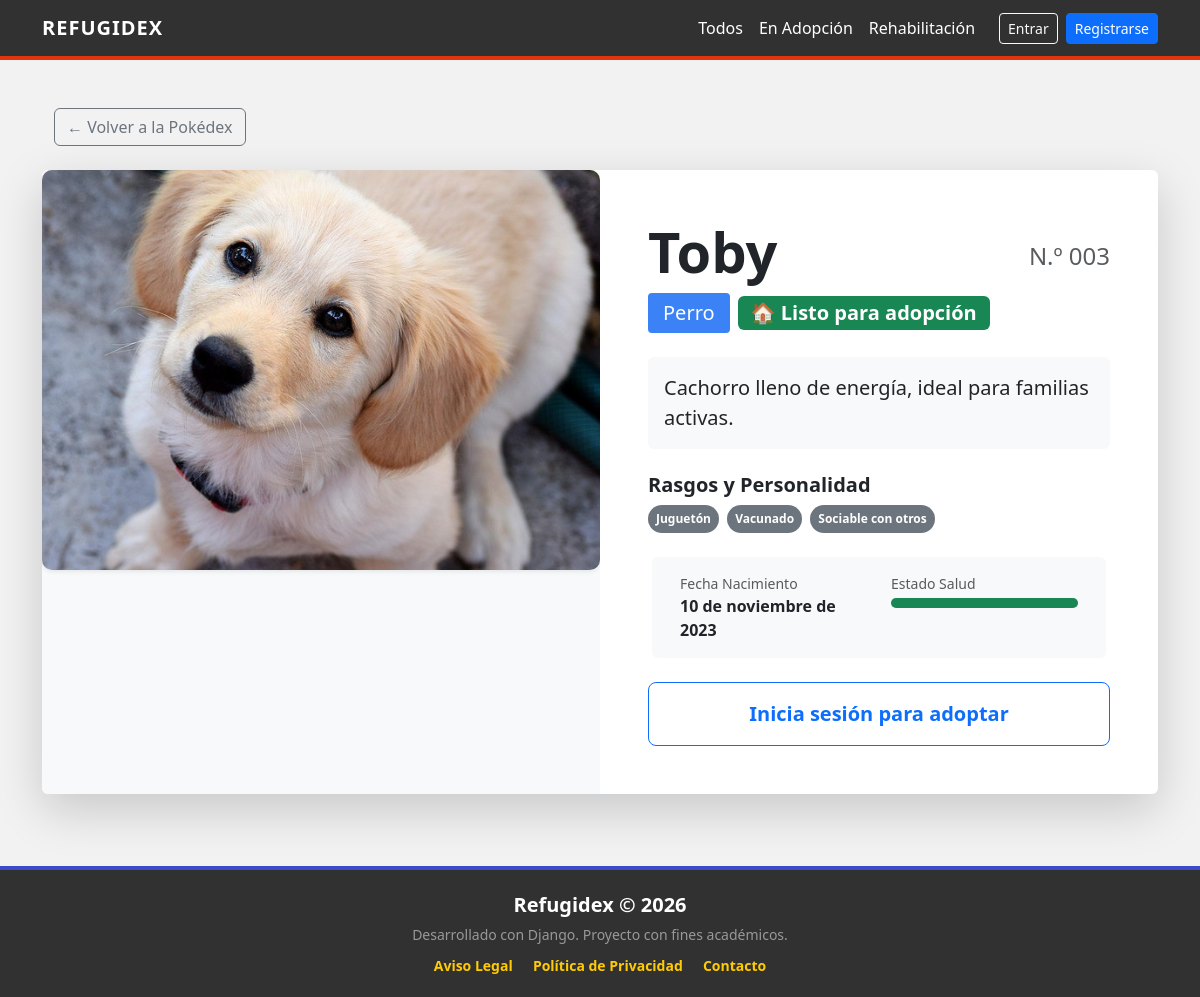
The page /animal/3/ on the database its author committed.
### refugio/models.py (models this page shows, shortened)
class Animal(models.Model):
    OPCIONES_ESTADO = [
        ('ADOPCION', 'En Adopción'),
        ('REHAB', 'En Rehabilitación'),
        ('ADOPTADO', 'Adoptado'),
    ]
    nombre = models.CharField(max_length=100)
    especie = models.ForeignKey(Especie, on_delete=models.RESTRICT)
    rasgos = models.ManyToManyField(Rasgo, blank=True)
    foto = models.ImageField(upload_to='animales/', null=True, blank=True)
    fecha_nacimiento = models.DateField(null=True, blank=True)
    historia = models.TextField()
    estado = models.CharField(max_length=10, choices=OPCIONES_ESTADO, default='ADOPCION')

class Especie(models.Model):
    nombre = models.CharField(max_length=50)
    descripcion = models.TextField(blank=True)

class Rasgo(models.Model):
    nombre = models.CharField(max_length=50)

### refugio/views.py (the view)
# urls.py: path('animal/<int:animal_id>/', views.detalle_animal, name='detalle_animal'),
def detalle_animal(request, animal_id):
    animal = get_object_or_404(Animal, pk=animal_id)
    return render(request, 'refugio/detalle.html', {'animal': animal})

### refugio/templates/refugio/detalle.html (shortened to what this page needs)
{% extends 'refugio/base.html' %}
{% block content %}
<div class="container py-4">
    <a href="{% url 'lista_animales' %}" class="btn btn-outline-secondary mb-4">← Volver a la Pokédex</a>
    <div class="row bg-white rounded shadow-lg overflow-hidden">
        <div class="col-md-6 p-0 bg-light position-relative" style="min-height: 400px; overflow: hidden;">
            {% if animal.foto %}
                <img src="{{ animal.foto.url }}" class="img-fluid img-detalle shadow-sm" alt="{{ animal.nombre }}">
            {% endif %}
        </div>
        <div class="col-md-6 p-5">
            <div class="d-flex justify-content-between align-items-center">
                <h1 class="fw-bold display-4">{{ animal.nombre }}</h1>
                <span class="text-muted fs-4">N.º {{ animal.id|stringformat:"03d" }}</span>
            </div>
            <div class="mb-4 d-flex flex-wrap gap-2 align-items-center">
                <span class="badge-especie bg-{{ animal.especie.nombre }} fs-5">
                    {{ animal.especie.nombre }}
                </span>
                {% if animal.estado == 'REHAB' %}
                    <span class="badge bg-danger fs-5">🏥 En Rehabilitación</span>
                {% elif animal.estado == 'ADOPCION' %}
                    <span class="badge bg-success fs-5">🏠 Listo para adopción</span>
                {% else %}
                    <span class="badge bg-secondary fs-5">Adoptado</span>
                {% endif %}
            </div>
            <div class="card bg-light border-0 mb-4">
                <div class="card-body">
                    <p class="card-text fs-5">{{ animal.historia }}</p>
                </div>
            </div>
            <h5 class="fw-bold">Rasgos y Personalidad</h5>
            <div class="mb-4">
                {% for rasgo in animal.rasgos.all %}
                    <span class="badge bg-secondary rounded-pill p-2 me-1">{{ rasgo.nombre }}</span>
                {% empty %}
                    <span class="text-muted small">No se han especificado rasgos.</span>
                {% endfor %}
            </div>
            <div class="row mb-4 bg-light rounded p-3 mx-1">
                <div class="col-6">
                    <small class="text-muted d-block">Fecha Nacimiento</small>
                    <strong>{{ animal.fecha_nacimiento|default:"Desconocida" }}</strong>
                </div>
                <div class="col-6">
                    <small class="text-muted d-block">Estado Salud</small>
                    <div class="progress mt-1" style="height: 10px;">
                        <div class="progress-bar {% if animal.estado == 'REHAB' %}bg-warning{% else %}bg-success{% endif %}"
                             role="progressbar" style="width: {% if animal.estado == 'REHAB' %}40%{% else %}100%{% endif %};">
                        </div>
                    </div>
                </div>
            </div>
            <div class="d-grid gap-2 mt-4">
                {% if animal.estado == 'ADOPCION' %}
                    {% if user.is_authenticated %}
                        <a href="{% url 'adoptar_animal' animal.id %}" class="btn btn-primary btn-lg fw-bold py-3" style="background-color: #3b82f6;">
                            ¡Quiero Adoptar a {{ animal.nombre }}!
                        </a>
                    {% else %}
                        <a href="{% url 'login' %}" class="btn btn-outline-primary btn-lg fw-bold py-3">
                            Inicia sesión para adoptar
                        </a>
                    {% endif %}
                {% else %}
                    <button class="btn btn-secondary btn-lg disabled py-3 fw-bold">Ya ha sido adoptado</button>
                {% endif %}
            </div>
        </div>
    </div>
</div>
{% endblock %}

### refugio/templates/refugio/base.html (style rules this page uses)
html, body { height: 100%; margin: 0; display: flex; flex-direction: column; }
body { background-color: #f2f2f2; font-family: 'Segoe UI', sans-serif; }
.badge-especie { font-size: 0.8em; padding: 5px 15px; border-radius: 4px; color: white; }
.bg-Perro { background-color: #3b82f6; }
.img-detalle { width: 100%; height: 400px; object-fit: cover; object-position: center; border-radius: 10px; box-shadow: 0 4px 8px rgba(0,0,0,0.1); }

### rows shown on the page
Animal: foto (picture), nombre "Toby", id "003", especie.nombre "Perro", historia "Cachorro lleno de energía, ideal para familias activas.", fecha_nacimiento "10 de noviembre de 2023"
Rasgo: nombre "Juguetón"
Rasgo: nombre "Vacunado"
Rasgo: nombre "Sociable con otros"
